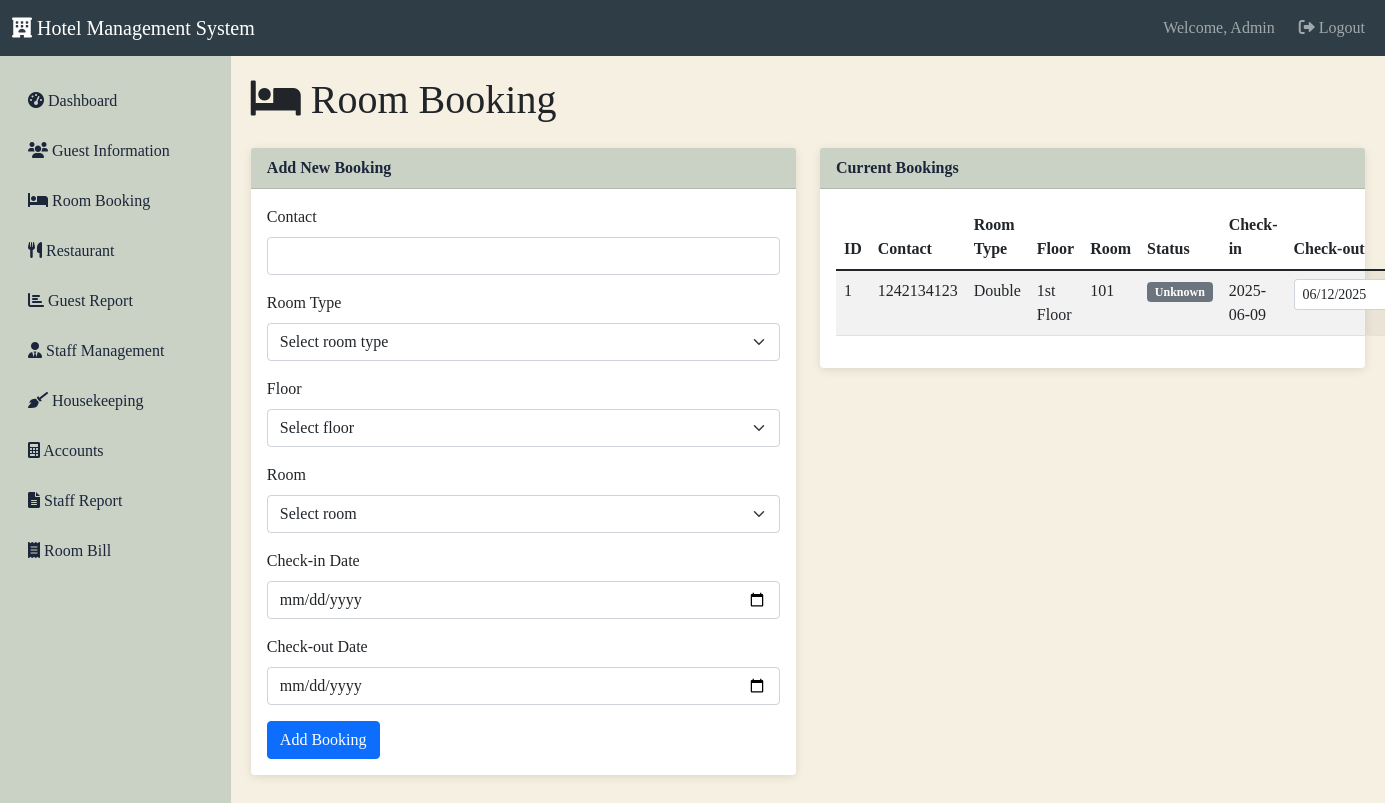
/room/booking (signed in), run on the app's committed database.
### tables this page shows
CREATE TABLE admin_emp (
            id INTEGER PRIMARY KEY AUTOINCREMENT,
            name TEXT NOT NULL,
            emp_id TEXT UNIQUE NOT NULL,
            department TEXT NOT NULL,
            type TEXT NOT NULL,
            password TEXT NOT NULL
        );

CREATE TABLE room_book (
            id INTEGER PRIMARY KEY AUTOINCREMENT,
            contact TEXT NOT NULL,
            room_type TEXT NOT NULL,
            floor TEXT NOT NULL,
            room TEXT NOT NULL,
            check_in TEXT NOT NULL,
            check_out TEXT NOT NULL
        );

### routes/room.py (the view)
@room_bp.route('/booking')
@login_required
def booking():
    conn = get_db()
    cursor = conn.cursor()
    cursor.execute('SELECT * FROM room_book ORDER BY id DESC')
    bookings = cursor.fetchall()
    cursor.execute('SELECT floor, room_number, status FROM housekeeping')
    housekeeping_status = cursor.fetchall()
    status_map = {}
    for row in housekeeping_status:
        key = (row['floor'], row['room_number'])
        status_map[key] = row['status']
    bookings_with_status = []
    for booking in bookings:
        key = (booking['floor'], booking['room'])
        status = status_map.get(key, 'Unknown')
        booking_dict = dict(booking)
        booking_dict['status'] = status
        bookings_with_status.append(booking_dict)
    try:
        cursor.execute('SELECT DISTINCT floor FROM housekeeping')
        floors = [row['floor'] for row in cursor.fetchall()]
    except Exception as e:
        floors = []
        flash(f'Error fetching floors: {str(e)}', 'error')
    finally:
        conn.close()
    return render_template('room/booking.html', bookings=bookings_with_status, floors=floors)

### app.py (called while the page is built)
@login_manager.user_loader
def load_user(user_id):
    from models import User
    return User.get(user_id)

### database.py (called while the page is built)
def get_db():
    conn = sqlite3.connect(Config.DATABASE_PATH)
    conn.row_factory = sqlite3.Row
    return conn

### models.py (called while the page is built)
    @staticmethod
    def get(user_id):
        conn = get_db()
        cursor = conn.cursor()
        cursor.execute('SELECT * FROM admin_emp WHERE id = ?', (user_id,))
        user_data = cursor.fetchone()
        conn.close()
        if user_data:
            return User(
                id=user_data['id'],
                name=user_data['name'],
                emp_id=user_data['emp_id'],
                department=user_data['department'],
                user_type=user_data['type']
            )
        return None

### templates/room/booking.html (shortened to what this page needs)
{% extends "base.html" %}
{% block content %}
<div class="row">
    <div class="col-12">
        <h1 class="mb-4"><i class="fas fa-bed"></i> Room Booking</h1>
    </div>
</div>
<div class="row">
    <div class="col-md-6">
        <div class="card mb-4">
            <div class="card-header">Add New Booking</div>
            <div class="card-body">
                <form method="POST" action="{{ url_for('room.add_booking') }}">
                    <div class="mb-3">
                        <label for="contact" class="form-label">Contact</label>
                        <input type="text" class="form-control" id="contact" name="contact" required>
                    </div>
                    <div class="mb-3">
                        <label for="room_type" class="form-label">Room Type</label>
                        <select class="form-select" id="room_type" name="room_type" required>
                            <option value="" disabled selected>Select room type</option>
                        </select>
                    </div>
                    <div class="mb-3">
                        <label for="floor" class="form-label">Floor</label>
                        <select class="form-select" id="floor" name="floor" required>
                            <option value="" disabled selected>Select floor</option>
                </select>
            </div>
            <div class="mb-3">
                <label for="room" class="form-label">Room</label>
                <select class="form-select" id="room" name="room" required>
                    <option value="" disabled selected>Select room</option>
                </select>
            </div>
            <div class="mb-3">
                <label for="check_in" class="form-label">Check-in Date</label>
                <input type="date" class="form-control" id="check_in" name="check_in" required>
            </div>
            <div class="mb-3">
                <label for="check_out" class="form-label">Check-out Date</label>
                <input type="date" class="form-control" id="check_out" name="check_out" required>
            </div>
            <button type="submit" class="btn btn-primary">Add Booking</button>
        </form>
    </div>
</div>
    </div>
    <div class="col-md-6">
        <div class="card mb-4">
            <div class="card-header">Current Bookings</div>
            <div class="card-body">
                {% if bookings %}
                <table class="table table-striped">
                    <thead>
                        <tr>
                            <th>ID</th>
                            <th>Contact</th>
                            <th>Room Type</th>
                            <th>Floor</th>
                            <th>Room</th>
                            <th>Status</th>
                            <th>Check-in</th>
                            <th>Check-out</th>
                        </tr>
                    </thead>
                    <tbody>
                        {% for booking in bookings %}
                        <tr>
                            <td>{{ booking.id }}</td>
                            <td>{{ booking.contact }}</td>
                            <td>{{ booking.room_type }}</td>
                            <td>{{ booking.floor }}</td>
                            <td>{{ booking.room }}</td>
                            <td>
                                {% if booking.status == 'cleaned' %}
                                    <span class="badge bg-success">Cleaned</span>
                                {% elif booking.status == 'not cleaned' %}
                                    <span class="badge bg-warning text-dark">Not Cleaned</span>
                                {% elif booking.status == 'booked' %}
                                    <span class="badge bg-danger">Booked</span>
                                {% else %}
                                    <span class="badge bg-secondary">Unknown</span>
                                {% endif %}
                            </td>
                            <td>{{ booking.check_in }}</td>
                            <td>
                                <form method="POST" action="{{ url_for('room.update_checkout') }}" class="d-flex align-items-center">
                                    <input type="date" name="check_out" value="{{ booking.check_out }}" class="form-control form-control-sm me-2" required>
                                </form>
                            </td>
                        </tr>
                        {% endfor %}
                    </tbody>
                </table>
                {% else %}
                <p>No bookings found.</p>
                {% endif %}
            </div>
        </div>
    </div>
</div>
{% endblock %}

### templates/base.html (shortened to what this page needs)
<!DOCTYPE html>
<html lang="en">
<head>
    <link href="https://cdn.jsdelivr.net/npm/bootstrap@5.1.3/dist/css/bootstrap.min.css" rel="stylesheet">
    <link href="https://cdnjs.cloudflare.com/ajax/libs/font-awesome/6.0.0/css/all.min.css" rel="stylesheet">
</head>
<body>
    <nav class="navbar navbar-expand-lg navbar-dark">
        <div class="container-fluid">
            <a class="navbar-brand" href="{{ url_for('main.dashboard') }}">
                <i class="fas fa-hotel"></i> Hotel Management System
            </a>
            {% if current_user.is_authenticated %}
            <div class="navbar-nav ms-auto">
                <span class="navbar-text me-3">Welcome, {{ current_user.name }}</span>
                <a class="nav-link" href="{{ url_for('auth.logout') }}">
                    <i class="fas fa-sign-out-alt"></i> Logout
                </a>
            </div>
            {% else %}
            <div class="navbar-nav ms-auto">
                <a class="nav-link" href="{{ url_for('auth.login') }}">
                    <i class="fas fa-sign-in-alt"></i> Login
                </a>
            </div>
            {% endif %}
        </div>
    </nav>
    <div class="container-fluid">
        <div class="row">
            {% if current_user.is_authenticated %}
            <nav class="col-md-2 sidebar">
                <div class="nav flex-column">
                    <a class="nav-link" href="{{ url_for('main.dashboard') }}">
                        <i class="fas fa-tachometer-alt"></i> Dashboard
                    </a>
                    <a class="nav-link" href="{{ url_for('guest.index') }}">
                        <i class="fas fa-users"></i> Guest Information
                    </a>
                    <a class="nav-link" href="{{ url_for('room.booking') }}">
                        <i class="fas fa-bed"></i> Room Booking
                    </a>
                    <a class="nav-link" href="{{ url_for('restaurant.index') }}">
                        <i class="fas fa-utensils"></i> Restaurant
                    </a>
                    <a class="nav-link" href="{{ url_for('report.guest_report') }}">
                        <i class="fas fa-chart-bar"></i> Guest Report
                    </a>
                    {% if session.user_type == 'Admin' %}
                    <a class="nav-link" href="{{ url_for('staff.index') }}">
                        <i class="fas fa-user-tie"></i> Staff Management
                    </a>
                    {% endif %}
                    <a class="nav-link" href="{{ url_for('housekeeping.index') }}">
                        <i class="fas fa-broom"></i> Housekeeping
                    </a>
                    <a class="nav-link" href="{{ url_for('account.index') }}">
                        <i class="fas fa-calculator"></i> Accounts
                    </a>
                    {% if session.user_type == 'Admin' %}
                    <a class="nav-link" href="{{ url_for('report.staff_report') }}">
                        <i class="fas fa-file-alt"></i> Staff Report
                    </a>
                    {% endif %}
                    <a class="nav-link" href="{{ url_for('room.bill') }}">
                        <i class="fas fa-receipt"></i> Room Bill
                    </a>
                </div>
            </nav>
            <main class="col-md-10 content">
            {% else %}
            <main class="col-12 content">
            {% endif %}
                {% block content %}{% endblock %}
            </main>
        </div>
    </div>
</body>
</html>

### templates/base.html (style rules this page uses)
:root { --primary-color: #2f3e46; --secondary-color: #cad2c5; --accent-color: #f5f0e1; --text-color: #1b263b; }
body { background-color: var(--accent-color); font-family: 'Times New Roman', serif; }
.navbar { background-color: var(--primary-color) !important; }
.sidebar { background-color: var(--secondary-color); min-height: calc(100vh - 56px); padding-top: 20px; }
.sidebar .nav-link { color: var(--text-color); margin: 5px 0; border-radius: 5px; }
.content { padding: 20px; }
.card { border: none; box-shadow: 0 2px 10px rgba(0,0,0,0.1); }
.card-header { background-color: var(--secondary-color); color: var(--text-color); font-weight: bold; }

### data on the page
admin_emp: name "Admin"
room_book: contact "1242134123", room_type "Double", floor "1st Floor", room "101", check_in "2025-06-09", check_out "06/12/2025"

### other printed values
{{ booking.id }} "1"
